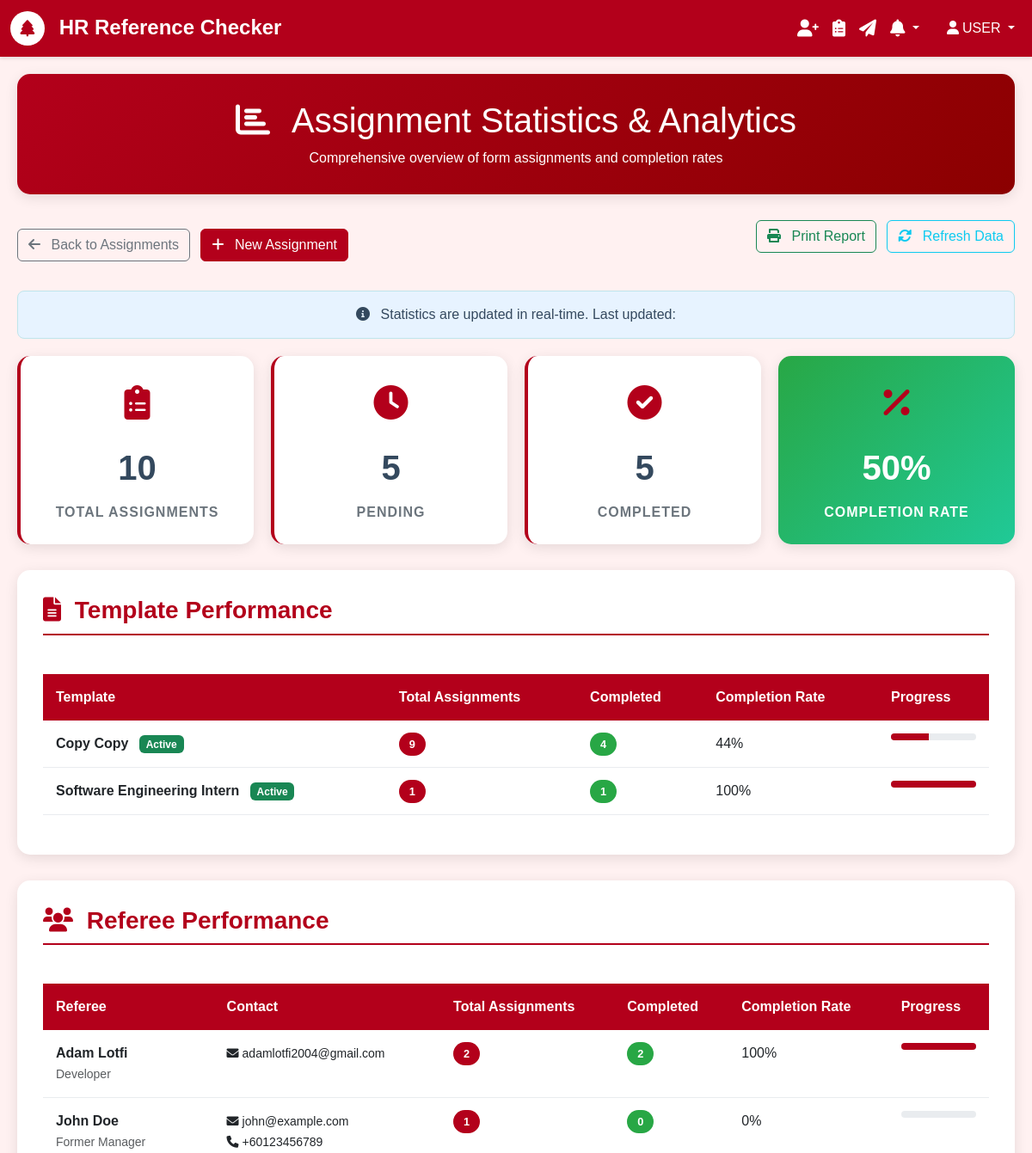
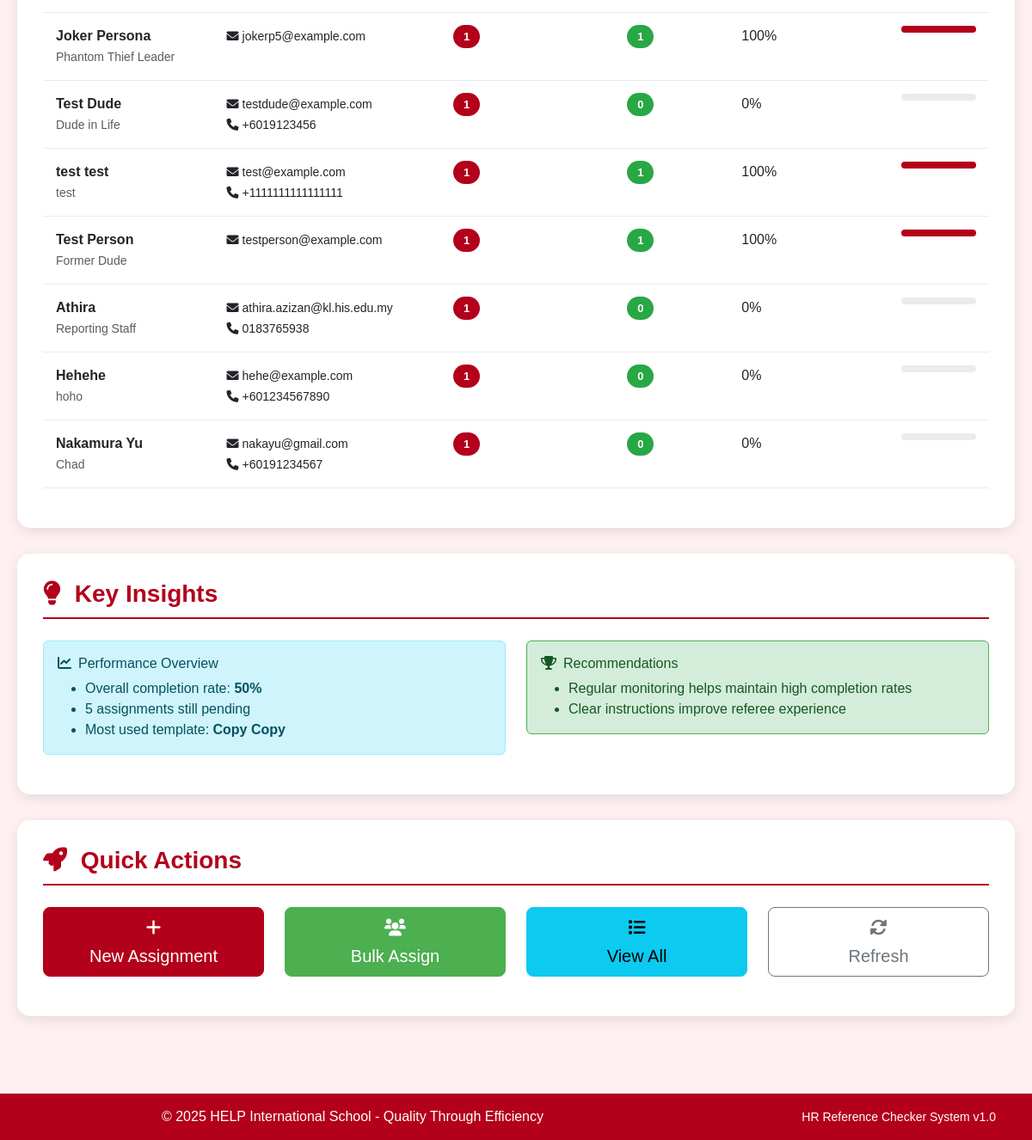
Before: /forms/stats/ (signed in) with the older database file (2 pictures, top to bottom).
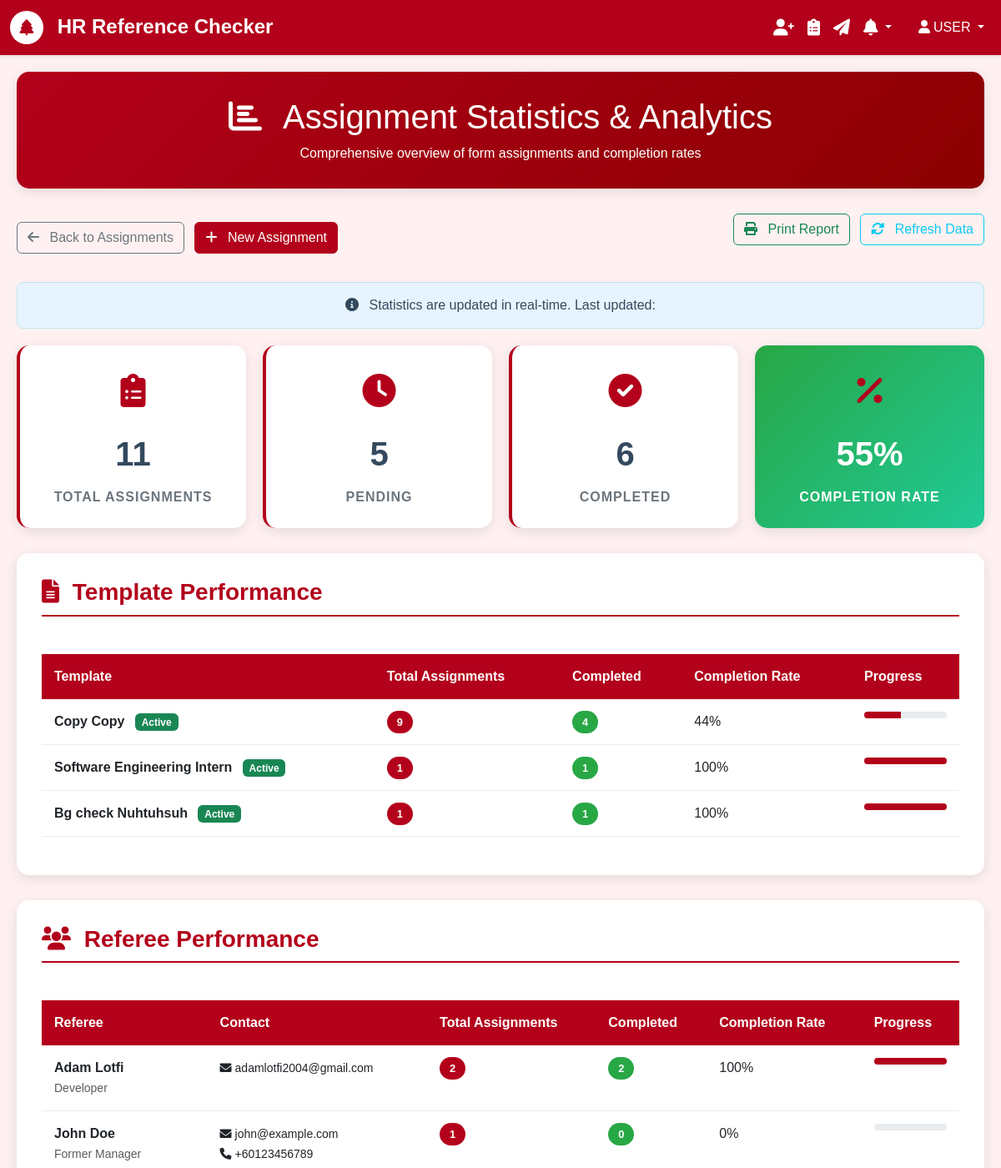
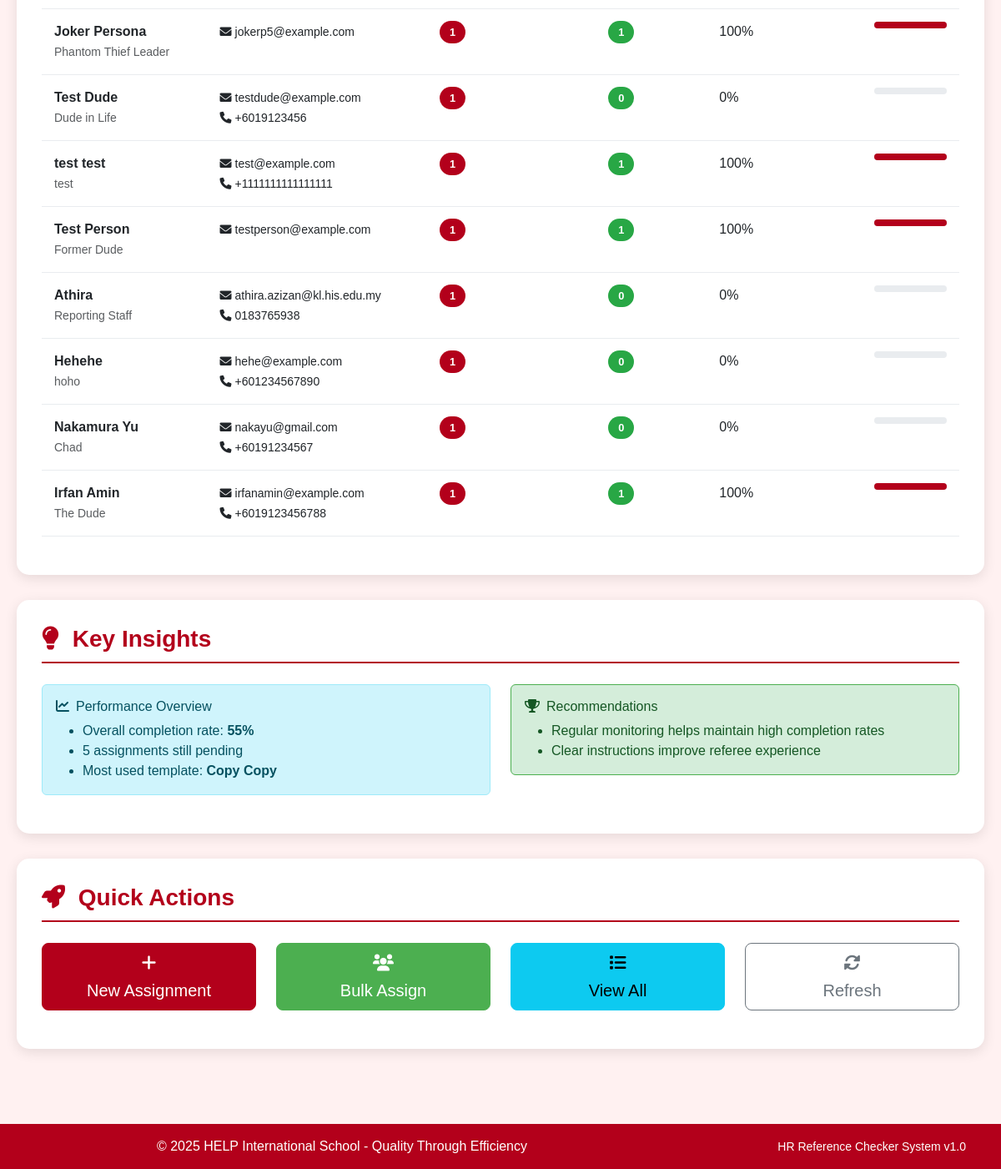
After: the same page with the newer database file (2 pictures, top to bottom).
### form_templates/models.py (models this page shows, shortened)
class Template(models.Model):
    title = models.CharField(max_length=255, validators=[MinLengthValidator(3)])
    description = models.TextField(blank=True, help_text="Brief description of this template")
    instructions = models.TextField(
        blank=True,
        help_text="Instructions shown to referees before filling the form"
    )
    created_by = models.ForeignKey(settings.AUTH_USER_MODEL, on_delete=models.CASCADE)
    is_active = models.BooleanField(default=True)
    created_at = models.DateTimeField(auto_now_add=True)
    updated_at = models.DateTimeField(auto_now=True)
    class Meta:
        ordering = ['-created_at']
        verbose_name = 'Form Template'
        verbose_name_plural = 'Form Templates'

### referees/models.py (models this page shows, shortened)
class Referee(models.Model):
    name = models.CharField(max_length=255)
    email = models.EmailField()
    phone_regex = RegexValidator(
        regex=r'^\+?1?\d{9,15}$',
        message="Phone number must be entered in the format: '+999999999'. Up to 15 digits allowed."
    )
    phone = models.CharField(validators=[phone_regex], max_length=17, blank=True)
    relationship = models.CharField(max_length=100, help_text="e.g., Former Manager, Colleague, etc.")
    applicant_name = models.CharField(max_length=255, help_text="Name of the person being referenced")
    created_at = models.DateTimeField(auto_now_add=True)
    is_active = models.BooleanField(default=True)
    class Meta:
        ordering = ['-created_at']
        verbose_name = 'Referee'
        verbose_name_plural = 'Referees'

### forms/views.py (the view)
# urls.py: path('stats/', views.FormStatsView.as_view(), name='stats'),
class FormStatsView(LoginRequiredMixin, View):
    template_name = 'forms/stats.html'
    def get(self, request):
        total_assignments = Form.objects.count()
        pending_assignments = Form.objects.filter(status=FormStatus.PENDING).count()
        completed_assignments = Form.objects.filter(status=FormStatus.COMPLETED).count()
        completion_rate = 0
        if total_assignments > 0:
            completion_rate = round((completed_assignments / total_assignments) * 100)
        template_stats = Template.objects.annotate(
            total_assignments=Count('form'),
            completed_assignments=Count('form', filter=Q(form__status=FormStatus.COMPLETED))
        ).filter(total_assignments__gt=0).order_by('-total_assignments')
        referee_stats = Referee.objects.annotate(
            total_assignments=Count('form'),
            completed_assignments=Count('form', filter=Q(form__status=FormStatus.COMPLETED))
        ).filter(total_assignments__gt=0).order_by('-total_assignments')
        context = {
            'total_assignments': total_assignments,
            'pending_assignments': pending_assignments,
            'completed_assignments': completed_assignments,
            'completion_rate': completion_rate,
            'template_stats': template_stats[:10],  # Top 10 templates
            'referee_stats': referee_stats[:10],    # Top 10 referees
        }
        return render(request, self.template_name, context)

### core/models.py (called while the page is built)
    @classmethod
    def get_unread_count(cls, user):
        return cls.objects.filter(user=user, is_read=False, is_dismissed=False).count()

    @classmethod
    def get_recent_notifications(cls, user, limit=10):
        return cls.objects.filter(user=user, is_dismissed=False).order_by('-created_at')[:limit]

### templates/forms/stats.html (shortened to what the changed rows need)
{% extends 'base.html' %}
{% block content %}
<div class="stats-container">
    <div class="stats-header">
        <h1>
            <i class="fas fa-chart-bar me-3"></i>
            Assignment Statistics & Analytics
        </h1>
    </div>
    <div class="stats-overview">
        <div class="stat-card">
            <div class="stat-icon">
                <i class="fas fa-clipboard-list"></i>
            </div>
            <div class="stat-number">{{ total_assignments }}</div>
            <div class="stat-label">Total Assignments</div>
        </div>
        <div class="stat-card">
            <div class="stat-icon">
                <i class="fas fa-check-circle"></i>
            </div>
            <div class="stat-number">{{ completed_assignments }}</div>
            <div class="stat-label">Completed</div>
        </div>
        <div class="stat-card completion-rate">
            <div class="stat-icon">
                <i class="fas fa-percentage"></i>
            </div>
            <div class="stat-number">{{ completion_rate }}%</div>
            <div class="stat-label">Completion Rate</div>
        </div>
    </div>
    <div class="stats-section">
        {% if template_stats %}
            <div class="table-responsive">
                <table class="table stats-table">
                    <thead>
                        <tr>
                            <th>Template</th>
                            <th>Total Assignments</th>
                            <th>Completed</th>
                            <th>Completion Rate</th>
                            <th>Progress</th>
                        </tr>
                    </thead>
                    <tbody>
                        {% for template in template_stats %}
                        <tr>
                            <td>
                                <strong>{{ template.title }}</strong>
                                {% if template.is_active %}
                                    <span class="badge bg-success ms-2">Active</span>
                                {% else %}
                                    <span class="badge bg-secondary ms-2">Inactive</span>
                                {% endif %}
                            </td>
                            <td>
                                <span class="badge-assignments">{{ template.total_assignments }}</span>
                            </td>
                            <td>
                                <span class="badge-completed">{{ template.completed_assignments }}</span>
                            </td>
                            <td>
                                {% if template.total_assignments > 0 %}
                                    {% widthratio template.completed_assignments template.total_assignments 100 %}%
                                {% else %}
                                    0%
                                {% endif %}
                            </td>
                            <td>
                                <div class="progress">
                                    {% if template.total_assignments > 0 %}
                                        {% widthratio template.completed_assignments template.total_assignments 100 as completion_percent %}
                                        <div class="progress-bar" role="progressbar"
                                             style="width: {{ completion_percent }}%"
                                             aria-valuenow="{{ completion_percent }}"
                                             aria-valuemin="0"
                                             aria-valuemax="100">
                                        </div>
                                    {% endif %}
                                </div>
                            </td>
                        </tr>
                        {% endfor %}
                    </tbody>
                </table>
            </div>
        {% else %}
            <div class="no-data">
                <i class="fas fa-file-alt"></i>
                <h5>No Template Data Available</h5>
                <p>No templates have been assigned yet. <a href="{% url 'forms:assign' %}">Create your first assignment</a> to see statistics.</p>
            </div>
        {% endif %}
    </div>
    <div class="stats-section">
        {% if referee_stats %}
            <div class="table-responsive">
                <table class="table stats-table">
                    <thead>
                        <tr>
                            <th>Referee</th>
                            <th>Contact</th>
                            <th>Total Assignments</th>
                            <th>Completed</th>
                            <th>Completion Rate</th>
                            <th>Progress</th>
                        </tr>
                    </thead>
                    <tbody>
                        {% for referee in referee_stats %}
                        <tr>
                            <td>
                                <strong>{{ referee.name }}</strong>
                                <br>
                                <small class="text-muted">{{ referee.relationship }}</small>
                            </td>
                            <td>
                                <small>
                                    <i class="fas fa-envelope me-1"></i>{{ referee.email }}<br>
                                    {% if referee.phone %}
                                        <i class="fas fa-phone me-1"></i>{{ referee.phone }}
                                    {% endif %}
                                </small>
                            </td>
                            <td>
                                <span class="badge-assignments">{{ referee.total_assignments }}</span>
                            </td>
                            <td>
                                <span class="badge-completed">{{ referee.completed_assignments }}</span>
                            </td>
                            <td>
                                {% if referee.total_assignments > 0 %}
                                    {% widthratio referee.completed_assignments referee.total_assignments 100 %}%
                                {% else %}
                                    0%
                                {% endif %}
                            </td>
                            <td>
                                <div class="progress">
                                    {% if referee.total_assignments > 0 %}
                                        {% widthratio referee.completed_assignments referee.total_assignments 100 as completion_percent %}
                                        <div class="progress-bar" role="progressbar"
                                             style="width: {{ completion_percent }}%"
                                             aria-valuenow="{{ completion_percent }}"
                                             aria-valuemin="0"
                                             aria-valuemax="100">
                                        </div>
                                    {% endif %}
                                </div>
                            </td>
                        </tr>
                        {% endfor %}
                    </tbody>
                </table>
            </div>
        {% else %}
            <div class="no-data">
                <i class="fas fa-users"></i>
                <h5>No Referee Data Available</h5>
                <p>No referees have been assigned forms yet. <a href="{% url 'forms:assign' %}">Create your first assignment</a> to see statistics.</p>
            </div>
        {% endif %}
    </div>
    <div class="stats-section">
        <div class="row">
            <div class="col-md-6">
                <div class="alert alert-info">
                    {% if total_assignments > 0 %}
                        <ul class="mb-0">
                            <li>Overall completion rate: <strong>{{ completion_rate }}%</strong></li>
                            <li>{{ pending_assignments }} assignment{{ pending_assignments|pluralize }} still pending</li>
                            {% if template_stats %}
                                <li>Most used template: <strong>{{ template_stats.0.title }}</strong></li>
                            {% endif %}
                        </ul>
                    {% else %}
                        <p class="mb-0">No assignments have been created yet. Start by creating your first assignment!</p>
                    {% endif %}
                </div>
            </div>
        </div>
    </div>
</div>
{% endblock %}

Changed rows visible on the page:
added Template: title "Bg check Nuhtuhsuh", is_active "Active", total_assignments "1", completed_assignments "1", completed_assignments "100"
added Referee: name "Irfan Amin", relationship "The Dude", email "irfanamin@example.com", phone "+6019123456788", total_assignments "1", completed_assignments "1", completed_assignments "100"
Other visible differences:
{{ total_assignments }}: "10" → "11"
{{ completed_assignments }}: "5" → "6"
{{ completion_rate }}: "50" → "55"
